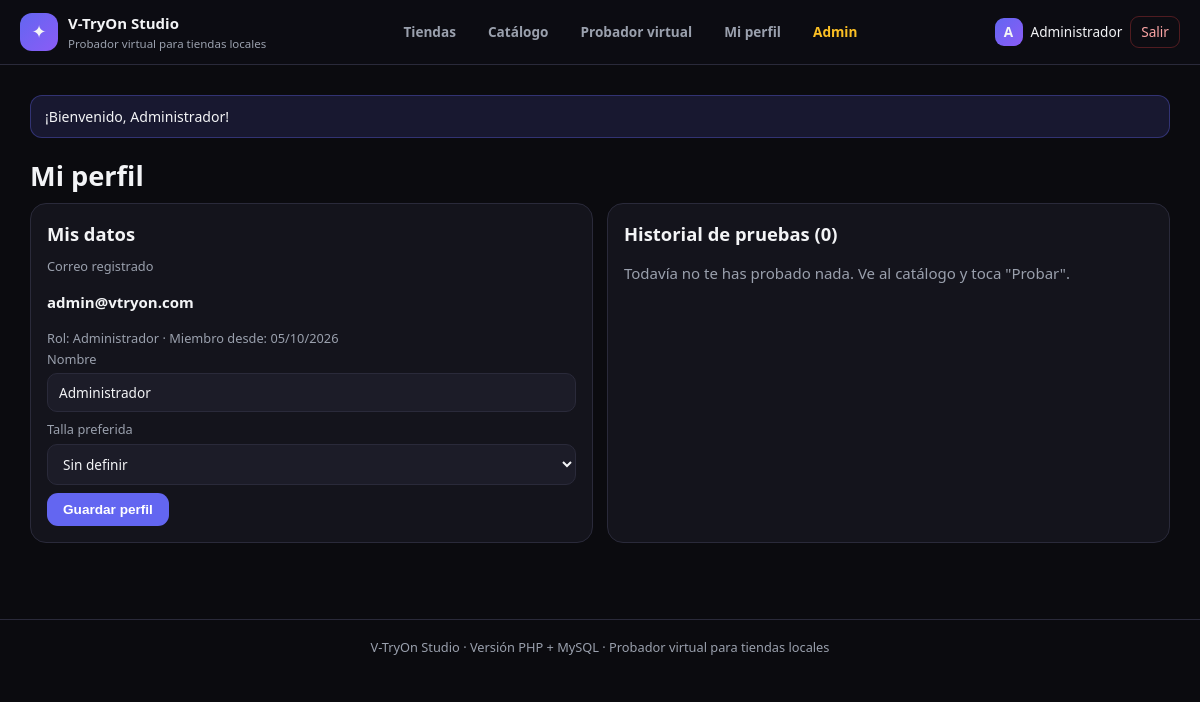
Page /php/perfil.php (signed in) on the committed database.
### tables this page shows
CREATE TABLE ajustes (
  id                   TINYINT UNSIGNED PRIMARY KEY DEFAULT 1,
  nombre_sitio         VARCHAR(80)  NOT NULL,
  eslogan              VARCHAR(160),
  permitir_registro    BOOLEAN NOT NULL DEFAULT TRUE,
  mostrar_precios      BOOLEAN NOT NULL DEFAULT TRUE,
  ajuste_auto_defecto  BOOLEAN NOT NULL DEFAULT TRUE,
  quitar_fondo_defecto BOOLEAN NOT NULL DEFAULT TRUE,
  fecha_actualizacion  DATETIME NOT NULL DEFAULT CURRENT_TIMESTAMP ON UPDATE CURRENT_TIMESTAMP,
  CONSTRAINT chk_ajustes_unica CHECK (id = 1)
);

### php/includes/config.php (called while the page is built, shortened)
<?php
function db(): PDO
{
    static $pdo = null;
    if ($pdo === null) {
        $dsn = 'mysql:host=' . DB_HOST . ';dbname=' . DB_NOMBRE . ';charset=utf8mb4';
        try {
            $pdo = new PDO($dsn, DB_USUARIO, DB_CLAVE, [
                PDO::ATTR_ERRMODE => PDO::ERRMODE_EXCEPTION,
                PDO::ATTR_DEFAULT_FETCH_MODE => PDO::FETCH_ASSOC,
                PDO::ATTR_EMULATE_PREPARES => false,
            ]);
        } catch (PDOException $e) {
            die('<p style="font-family:sans-serif;padding:20px">No se pudo conectar con MySQL. '
                . 'Revisa que XAMPP esté encendido y que hayas importado <b>database/vtryon_db.sql</b>.<br><br>'
                . 'Detalle: ' . htmlspecialchars($e->getMessage()) . '</p>');
        }
    }
    return $pdo;
}
function e(?string $texto): string
{
    return htmlspecialchars((string) $texto, ENT_QUOTES, 'UTF-8');
}
function usuarioActual(): ?array
{
    return $_SESSION['usuario'] ?? null;
}
function esAdmin(): bool
{
    $u = usuarioActual();
    return $u !== null && (int) $u['rol_id'] === 1;
}
function urlBase(): string
{
    $enAdmin = str_contains(str_replace('\\', '/', $_SERVER['SCRIPT_NAME'] ?? ''), '/admin/');
    return $enAdmin ? '../' : '';
}
function ajustes(): array
{
    static $cache = null;
    if ($cache === null) {
        $cache = db()->query('SELECT * FROM ajustes WHERE id = 1')->fetch() ?: [
            'nombre_sitio' => 'V-TryOn Studio',
            'eslogan' => 'Probador virtual para tiendas locales',
            'permitir_registro' => 1,
            'mostrar_precios' => 1,
            'ajuste_auto_defecto' => 1,
            'quitar_fondo_defecto' => 1,
        ];
    }
    return $cache;
}
function mensaje(string $texto = null): ?string
{
    $m = $_SESSION['mensaje'] ?? null;
    return $m;
}

### php/perfil.php (the view, shortened to what this page needs)
<?php
require_once __DIR__ . '/includes/config.php';
$u = usuarioActual();
$stmt = db()->prepare(
    'SELECT pr.fecha, pr.metodo, p.nombre AS prenda, c.nombre AS categoria, t.nombre AS tienda
     FROM pruebas pr
     LEFT JOIN prendas p ON p.id = pr.prenda_id
     JOIN categorias c ON c.id = pr.categoria_id
     LEFT JOIN tiendas t ON t.id = pr.tienda_id
     WHERE pr.usuario_id = :id
     ORDER BY pr.fecha DESC LIMIT 20'
);
$stmt->execute([':id' => $u['id']]);
$historial = $stmt->fetchAll();
require_once __DIR__ . '/includes/header.php';
?>
<h1>Mi perfil</h1>
<div class="dos-columnas">
  <section class="panel">
    <h2>Mis datos</h2>
    <p class="mini">Correo registrado</p>
    <p><strong><?= e($u['correo']) ?></strong></p>
    <p class="mini">Rol: <?= (int) $u['rol_id'] === 1 ? 'Administrador' : 'Cliente' ?> ·
       Miembro desde: <?= e(date('d/m/Y', strtotime($u['fecha_registro']))) ?></p>
    <form method="post">
      <label>Nombre<input type="text" name="nombre" value="<?= e($u['nombre']) ?>"></label>
      <label>Talla preferida
        <select name="talla">
          <option value="">Sin definir</option>
        </select>
      </label>
      <button class="btn" type="submit">Guardar perfil</button>
    </form>
  </section>
  <section class="panel">
    <h2>Historial de pruebas (<?= count($historial) ?>)</h2>
    <?php if (!$historial): ?>
      <p class="gris">Todavía no te has probado nada. Ve al catálogo y toca "Probar".</p>
    <?php endif; ?>
  </section>
</div>
<?php require_once __DIR__ . '/includes/footer.php'; ?>

### php/includes/header.php (shortened to what this page needs)
<?php
require_once __DIR__ . '/config.php';
$cfg = ajustes();
$u = usuarioActual();
$base = urlBase();
?>
<!DOCTYPE html>
<html lang="es">
<head>
<link rel="stylesheet" href="<?= $base ?>assets/estilo.css">
</head>
<body>
<header class="barra">
  <a class="marca" href="<?= $base ?>index.php">
    <span class="logo">✦</span>
    <span>
      <strong><?= e($cfg['nombre_sitio']) ?></strong>
      <small><?= e($cfg['eslogan']) ?></small>
    </span>
  </a>
  <nav class="menu">
    <a href="<?= $base ?>index.php">Tiendas</a>
    <a href="<?= $base ?>catalogo.php">Catálogo</a>
    <a href="<?= $base ?>probador.php">Probador virtual</a>
    <?php if ($u): ?><a href="<?= $base ?>perfil.php">Mi perfil</a><?php endif; ?>
    <?php if (esAdmin()): ?><a class="destacado" href="<?= $base ?>admin/index.php">Admin</a><?php endif; ?>
  </nav>
  <div class="sesion">
    <?php if ($u): ?>
      <span class="avatar"><?= e(mb_strtoupper(mb_substr($u['nombre'], 0, 1))) ?></span>
      <span class="nombre"><?= e($u['nombre']) ?></span>
      <a class="btn-salir" href="<?= $base ?>logout.php">Salir</a>
    <?php else: ?>
      <a class="btn" href="<?= $base ?>login.php">Ingresar</a>
    <?php endif; ?>
  </div>
</header>
<main class="contenido">
<?php if ($m = mensaje()): ?><div class="aviso"><?= e($m) ?></div><?php endif; ?>

### php/includes/footer.php (shortened to what this page needs)
</main>
<footer class="pie">
  <?= e(ajustes()['nombre_sitio']) ?> · Versión PHP + MySQL · Probador virtual para tiendas locales
</footer>
</body>
</html>

### php/assets/estilo.css (style rules this page uses)
:root { --fondo: #0b0b0f; --panel: #14141c; --panel-2: #1c1c28; --borde: #2a2a3a; --texto: #f3f4f6; --gris: #9aa0ad; --indigo: #6366f1; --indigo-2: #8b5cf6; --verde: #10b981; --ambar: #f59e0b; --rojo: #ef4444; }
* { box-sizing: border-box; }
body { margin: 0; background: var(--fondo); color: var(--texto); font-family: "Segoe UI", system-ui, -apple-system, Arial, sans-serif; font-size: 15px; line-height: 1.5; }
a { color: #c7d2fe; text-decoration: none; }
h1 { font-size: 1.7rem; margin: 18px 0 6px; }
h2 { font-size: 1.15rem; margin: 0 0 10px; }
.gris { color: var(--gris); }
.mini { font-size: 0.8rem; color: var(--gris); margin: 2px 0; }
.barra { display: flex; flex-wrap: wrap; gap: 12px; align-items: center; justify-content: space-between; padding: 12px 20px; background: rgba(12,12,18,0.95); border-bottom: 1px solid var(--borde); position: sticky; top: 0; z-index: 20; }
.marca { display: flex; align-items: center; gap: 10px; color: var(--texto); }
.marca .logo { width: 38px; height: 38px; border-radius: 12px; display: grid; place-items: center; background: linear-gradient(135deg, var(--indigo), var(--indigo-2)); font-size: 18px; }
.marca small { display: block; font-size: 0.72rem; color: var(--gris); }
.menu { display: flex; gap: 4px; flex-wrap: wrap; }
.menu a { padding: 7px 14px; border-radius: 10px; font-size: 0.85rem; font-weight: 600; color: var(--gris); }
.menu a.destacado { color: #fbbf24; }
.sesion { display: flex; align-items: center; gap: 8px; font-size: 0.85rem; }
.avatar { width: 28px; height: 28px; border-radius: 9px; display: grid; place-items: center; font-weight: 700; background: linear-gradient(135deg, var(--indigo), var(--indigo-2)); }
.btn-salir { color: #fca5a5; border: 1px solid rgba(239,68,68,0.3); padding: 5px 10px; border-radius: 9px; }
.contenido { max-width: 1180px; margin: 0 auto; padding: 18px 20px 60px; }
.pie { border-top: 1px solid var(--borde); padding: 18px 20px; text-align: center; color: var(--gris); font-size: 0.8rem; }
.btn { display: inline-block; padding: 9px 16px; border-radius: 11px; border: 0; cursor: pointer; background: var(--indigo); color: #fff; font-size: 0.85rem; font-weight: 700; text-align: center; }
.panel { background: var(--panel); border: 1px solid var(--borde); border-radius: 16px; padding: 16px; margin-bottom: 16px; }
input, select, textarea { background: var(--panel-2); color: var(--texto); border: 1px solid var(--borde); border-radius: 10px; padding: 9px 11px; font-size: 0.85rem; font-family: inherit; }
label { display: block; font-size: 0.8rem; color: var(--gris); margin-bottom: 8px; }
label input, label select { display: block; width: 100%; margin-top: 4px; color: var(--texto); }
.aviso { background: rgba(99,102,241,0.15); border: 1px solid rgba(99,102,241,0.35); padding: 10px 14px; border-radius: 12px; margin: 12px 0; font-size: 0.88rem; }
.dos-columnas { display: grid; grid-template-columns: 1fr 1fr; gap: 14px; }

### rows in the picture
ajustes: nombre_sitio "V-TryOn Studio", eslogan "Probador virtual para tiendas locales", fecha_actualizacion "05/10/2026"

### other values in the picture
mb_strtoupper(mb_substr($u['nombre'], 0, 1)) "A"
$u['nombre'] "Administrador"
$m "¡Bienvenido, Administrador!"
$u['correo'] "admin@vtryon.com"
count($historial) "0"
